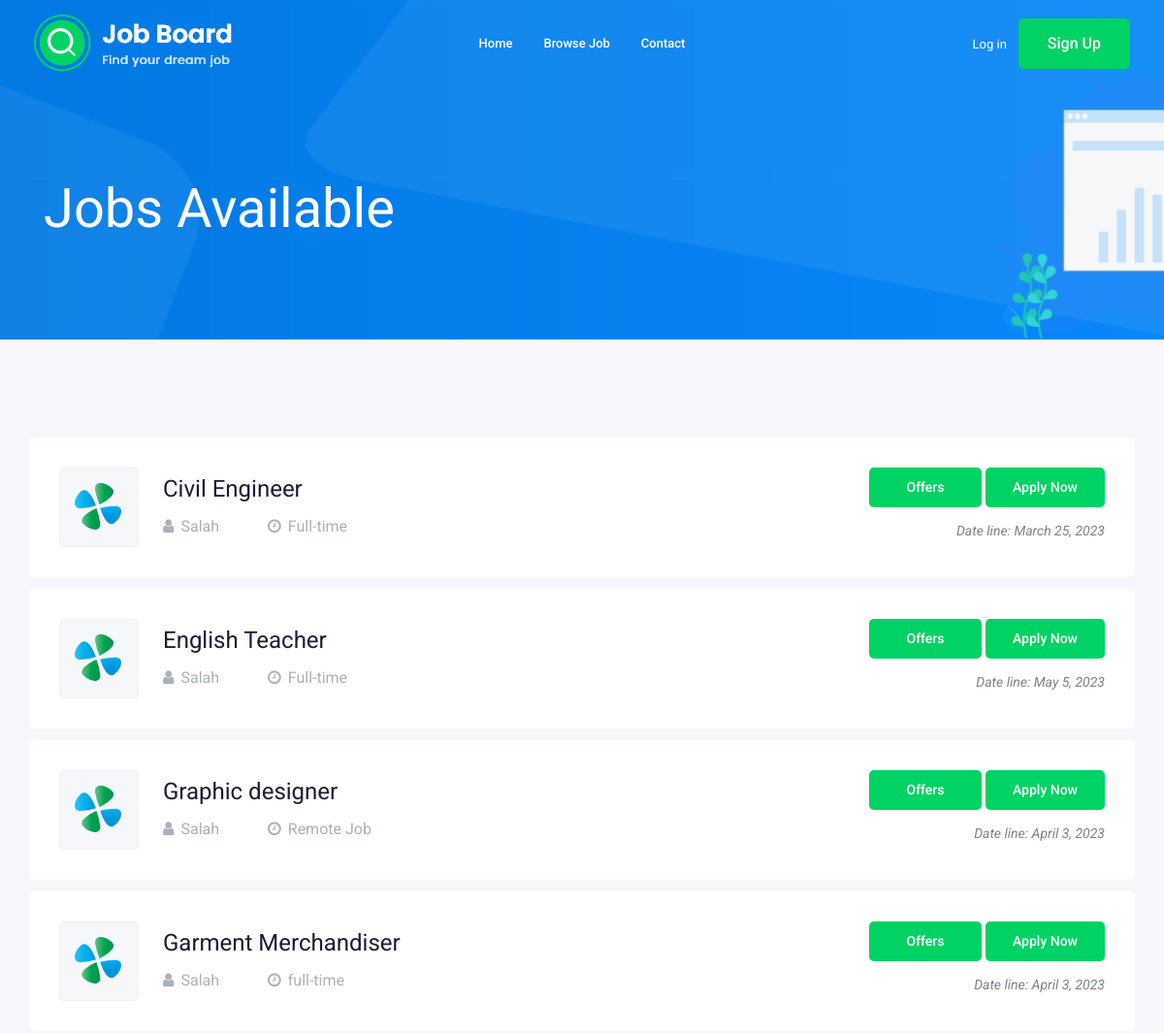
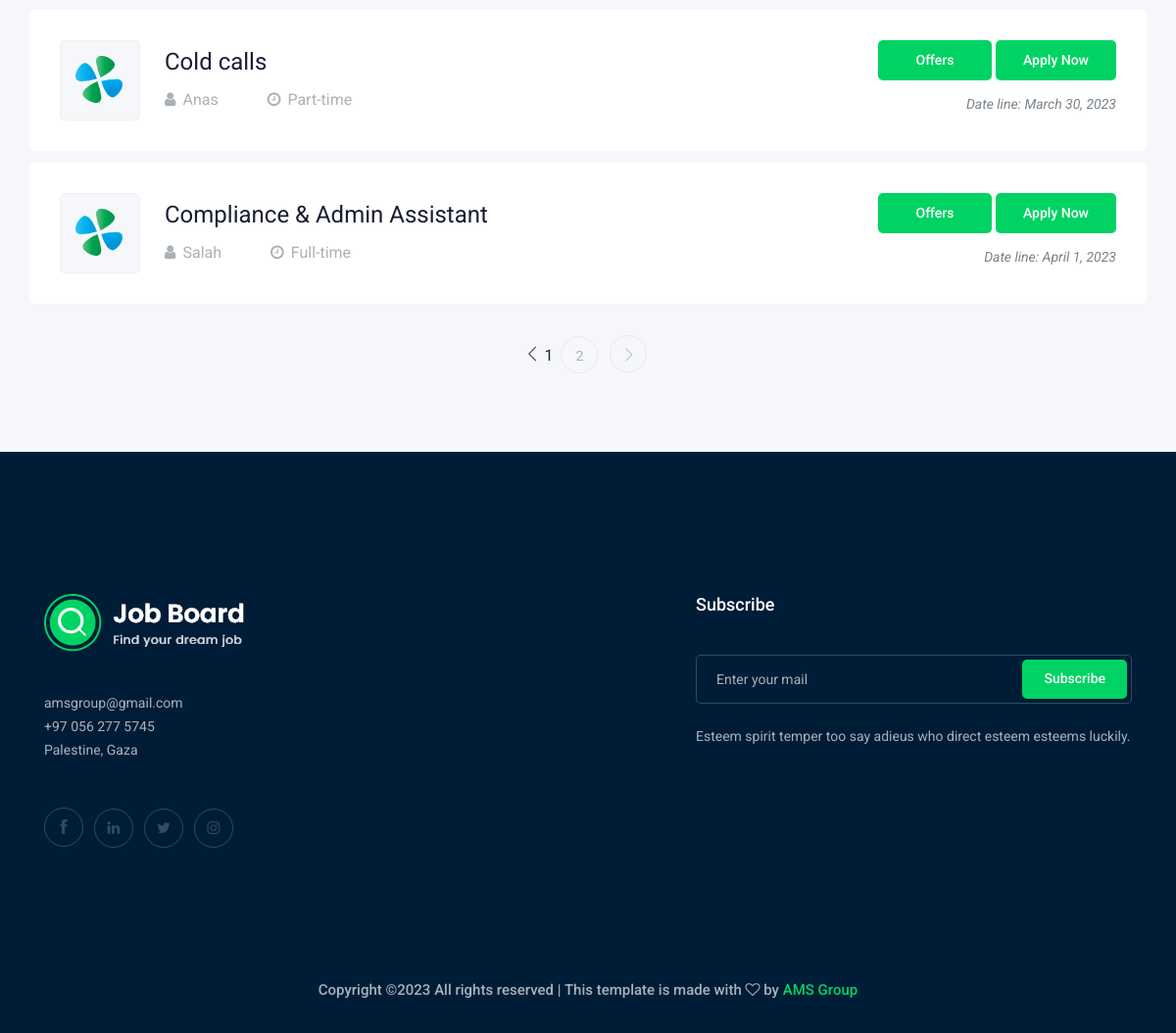
/browse_more/, run on the app's committed database (2 pictures, top to bottom).
### job/models.py (models this page shows, shortened)
class job(models.Model):
    title = models.CharField(max_length=30)
    description = models.TextField(max_length=6000)
    created_at = models.DateTimeField(auto_now_add=True)
    deadline = models.DateTimeField()
    salary = models.FloatField(blank=True)
    category = models.ForeignKey(category, on_delete=models.CASCADE)
    created_by = models.ForeignKey(customer, on_delete=models.CASCADE)
    cover = models.ImageField(upload_to="img/post/", null=True)
    job_nature = models.CharField(max_length=30, null=True)

class customer(models.Model):
    user = models.OneToOneField(User, on_delete=models.CASCADE)
    card = models.IntegerField()
    country = models.CharField(max_length=100)
    image = models.ImageField(upload_to="img/customer/", null=True)
    def __str__(self):
        return str(self.user.username)

### job/views.py (the view)
# urls.py: path("browse_more/",views.browse_more_job,name="browse_more_job"),
def browse_more_job(request):
    job = jobs.objects.order_by('-id')
    page = request.GET.get('page',1)
    paginator = Paginator(job, 6)
    try:
        topics = paginator.page(page)
    except PageNotAnInteger:
        topics = paginator.page(1)
    except EmptyPage:
        topics = paginator.page(paginator.num_pages)
    return render(request,'pages/browse_more_job.html',{'job':job, 'topics':topics})

### templates/pages/browse_more_job.html
{% extends 'base.html' %}
{% load static %}
{% block header %}{% include "includes/header.html" %}{% endblock %}
{% block content %}
    <div class="bradcam_area bradcam_bg_1">
        <div class="container">
            <div class="row">
                <div class="col-xl-12">
                    <div class="bradcam_text">
                        <h3>Jobs Available</h3>
                    </div>
                </div>
            </div>
        </div>
    </div>
    <div class="job_listing_area plus_padding">
        <div class="container">
            <div class="row">
                <div class="col-lg-25">
                    <div class="job_lists m-0">
                        <div class="row">
                            {% for job in topics %}
                                <div class="col-lg-12 col-md-12">
                                    <div class="single_jobs white-bg d-flex justify-content-between">
                                        <div class="jobs_left d-flex align-items-center">
                                            <div class="thumb">
                                                <img src="{% static 'img/1.svg' %}" alt="">
                                            </div>
                                            <div class="jobs_conetent">
                                                <h4>{{job.title}}</h4>
                                                <div class="links_locat d-flex align-items-center">
                                                    <div class="location">
                                                        <p> <i class="fa fa-user"></i>{{job.created_by}}</p>
                                                    </div>
                                                    <div class="location">
                                                        <p> <i class="fa fa-clock-o"></i>{{ job.job_nature }}</p>
                                                    </div>
                                                </div>
                                            </div>
                                        </div>
                                        <div class="jobs_right">
                                            <div class="apply_now">
                                                <a href="{% url 'offers' job.id %}" class="boxed-btn3">&nbsp;&nbsp; Offers &nbsp;&nbsp;</a>
                                                <a href="{% url 'job_details' job.pk %}" class="boxed-btn3">Apply Now</a>
                                            </div>
                                            <div class="date">
                                                <p>Date line: {{job.deadline.date}}</p>
                                            </div>
                                        </div>
                                    </div>
                                </div>
                            {% endfor %}
                        </div>
                        <div class="row">
                            <div class="col-lg-12">
                                {% if topics.has_other_pages %}
                                    <div class="pagination_wrap">
                                        <ul>
                                            {% if topics.has_previous %}
                                                <li><a href="?page={{ topics.previous_page_number }}"> <i class="ti-angle-left"></i> </a></li>
                                            {% else %}
                                                <li class=" "> <i class="ti-angle-left"></i> </li>
                                            {% endif %}
                                            {% for page_num in topics.paginator.page_range %}
                                                {% if topics.number == page_num %}
                                                    <li><span>{{ page_num }}<span class="sr-only">(current)</span></span></li>
                                                {% else %}
                                                    <li><a href="?page={{ page_num }}"><span>{{ page_num }}</span></a></li>
                                                {% endif %}
                                            {% endfor %}
                                            {% if topics.has_next %}
                                                <li><a href="?page={{ topics.next_page_number }}"> <i class="ti-angle-right"></i> </a></li>
                                            {% else %}
                                                <li class=" disabled"> <i class="ti-angle-right"></i> </li>
                                            {% endif %}
                                        </ul>
                                    </div>
                                {% endif %}
                            </div>
                        </div>
                    </div>
                </div>
            </div>
        </div>
    </div>
{% endblock %}
{% block footer %}
    {% include "includes/footer.html" %}
{% endblock  %}

### data on the page
job: title "Civil Engineer", created_by "Salah", job_nature "Full-time", deadline "March 25, 2023"
job: title "English Teacher", created_by "Salah", job_nature "Full-time", deadline "May 5, 2023"
job: title "Graphic designer", created_by "Salah", job_nature "Remote Job", deadline "April 3, 2023"
job: title "Garment Merchandiser", created_by "Salah", job_nature "full-time", deadline "April 3, 2023"
job: title "Cold calls", created_by "Anas", job_nature "Part-time", deadline "March 30, 2023"
job: title "Compliance & Admin Assistant", created_by "Salah", job_nature "Full-time", deadline "April 1, 2023"

### other printed values
{{ page_num }} "1"
{{ page_num }} "2"
